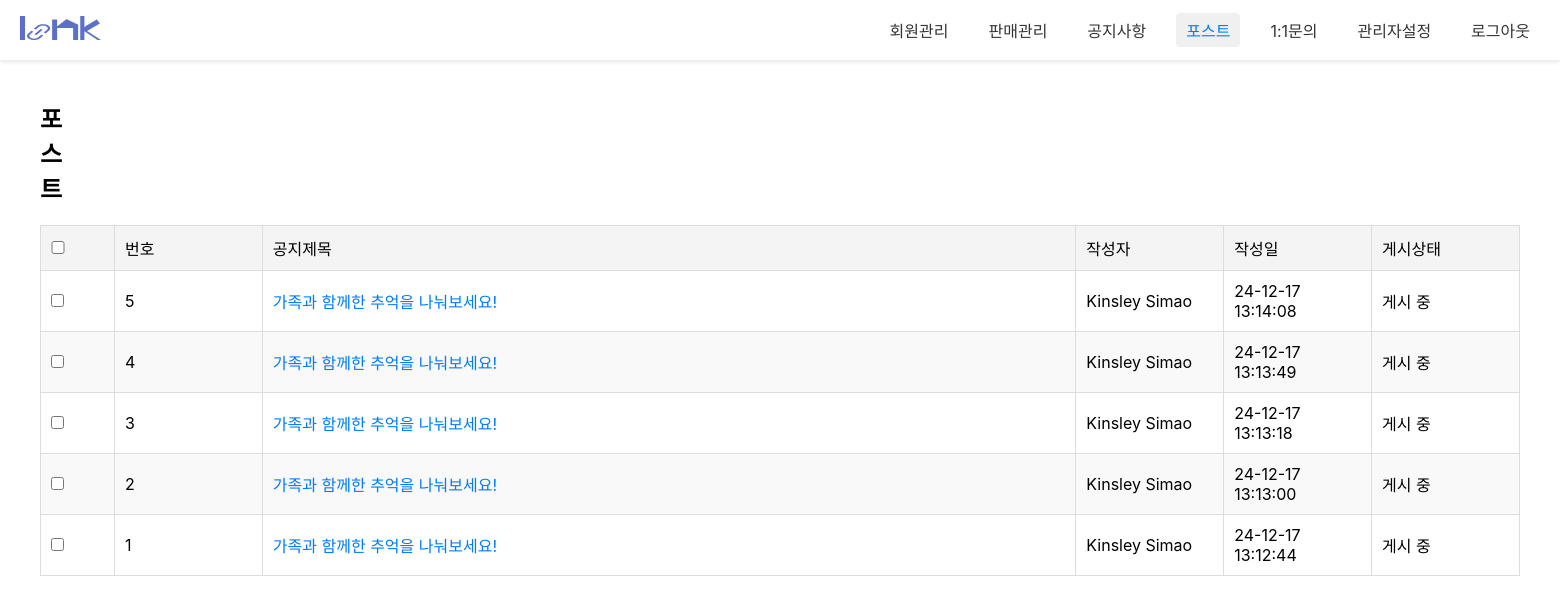
The app's page /admin1/admin_postList/, older data.
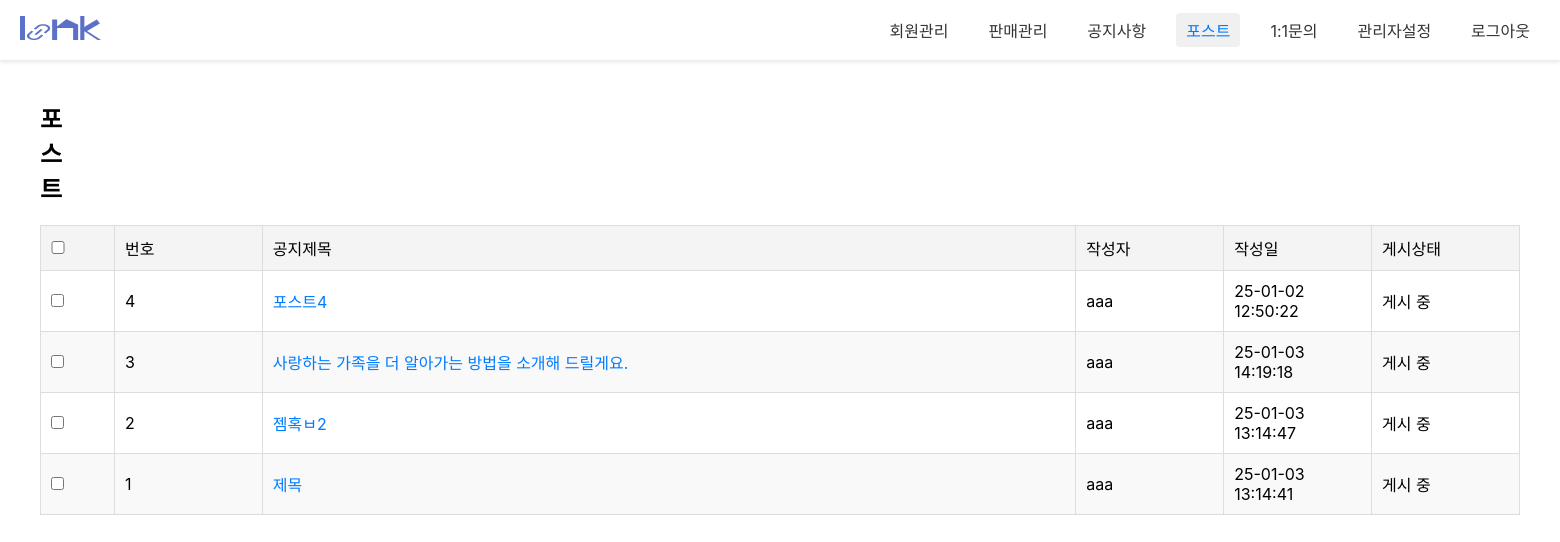
The same page, newer data.
### customer/models.py (models this page shows, shortened)
class NoticeBoard(models.Model):
  bno = models.AutoField(primary_key=True)
  member = models.ForeignKey(Administrator,on_delete=models.SET_NULL, null=True)
  btitle = models.CharField(max_length=1000)
  bcontent = models.TextField()
  bdate = models.DateTimeField(auto_now=True)
  bfile = models.ImageField(null=True, blank=True, upload_to='uploads/')
  bfile_thumbnail = models.ImageField(null=True, blank=True, upload_to='uploads/')
  userid = models.CharField(max_length=100,null=True, blank=True)
  bmail = models.CharField(max_length=100, null=True, blank=True)
  category = models.IntegerField(null=True, blank=False)
  status = models.CharField(max_length=50, null=True, blank=True)

### admin1/models.py (models this page shows, shortened)
class Administrator(models.Model):
  ano = models.IntegerField(default=0)
  id = models.CharField(max_length=50,primary_key=True)
  pw = models.CharField(max_length=100)
  name = models.CharField(max_length=100)
  nickname = models.CharField(max_length=100,default='관리자')
  tel = models.CharField(max_length=20,default='010-0000-0000')
  role = models.IntegerField()
  adate = models.DateTimeField(auto_now=True)

### admin1/views.py (the view)
# urls.py: path('admin_postList/', views.admin_postList, name="admin_postList"),
def admin_postList(request):
	qs = NoticeBoard.objects.filter(category=2).order_by("-bno")
	context = {"postList":qs}
	return render(request, 'admin_postList.html', context)

### admin1/templates/admin_postList.html (shortened to what this page needs)
{% load static %}
<!DOCTYPE html>
<html lang="ko">
	<head>
		<link rel="stylesheet" href="{% static 'css/admin1/admin_memllist.css'%}">
		<link rel="stylesheet" href="{% static 'css/admin1/admin_login.css'%}">
	</head>
	<body>
	<nav class="gnb">
		<a href="#" class="logo"><img src="/static/images/admin1/logo_sample.png" alt=""></a>
		<div class="menu">
			<a href="/admin1/admin_memList/">회원관리</a>
			<a href="#">판매관리</a>
			<a href="/admin1/admin_noticeList/">공지사항</a>
			<a href="/admin1/admin_postList/" class='active'>포스트</a>
			<a href="/admin1/admin_qList/" >1:1문의</a>
			<a href="/admin1/admin_adminList/">관리자설정</a>
			<a id='a_logout'>로그아웃</a>
		</div>
	</nav>
	<div class="container">
		<div class="con_header">
			<h2>포스트</h2>
		</div>
		<table>
			<colgroup>
        <col style="width: 5%;">
        <col style="width: 10%;">
        <col style="width: 55%;">
        <col style="width: 10%;">
        <col style="width: 10%;">
        <col style="width: 10%;">
    	</colgroup>
			<thead>
				<tr>
					<th><input type="checkbox" id="select_all"></th>
					<th>번호</th>
					<th>공지제목</th>
					<th>작성자</th>
					<th>작성일</th>
					<th>게시상태</th>
				</tr>
			</thead>
			<tbody>
				{% for post in postList %}
				<tr>
					<td><input type="checkbox" class="select_member"></td>
					<td>{{forloop.revcounter}}</td>
					<td class="member_name"><a href="/admin1/admin_postView/{{post.bno}}/">{{post.btitle}}</a></td>
					<td>{{post.member.name}}</td>
					<td>{{post.bdate|date:'y-m-d H:i:s'}}</td>
					<td>게시 중</td>
				</tr>
				{% empty %}
    		<tr>
       	 <td colspan="6" style="text-align: center;">등록된 포스트가 없습니다.</td>
    		</tr>
				{% endfor %}
			</tbody>
		</table>
	</div>
</body>
</html>

Row changes from the older to the newer data that the page shows:
no longer on this page (row edited): NoticeBoard: btitle "가족과 함께한 추억을 나눠보세요!", member.name "Kinsley Simao", bdate "24-12-17 13:14:08"
no longer on this page (row edited): NoticeBoard: btitle "가족과 함께한 추억을 나눠보세요!", member.name "Kinsley Simao", bdate "24-12-17 13:13:49"
added NoticeBoard: btitle "포스트4", member.name "aaa", bdate "25-01-02 12:50:22"
changed NoticeBoard: btitle "가족과 함께한 추억을 나눠보세요!" → "사랑하는 가족을 더 알아가는 방법을 소개해 드릴게요."; member.name "Kinsley Simao" → "aaa"; bdate "24-12-17 13:13:18" → "25-01-03 14:19:18"
changed NoticeBoard: btitle "가족과 함께한 추억을 나눠보세요!" → "젬혹ㅂ2"; member.name "Kinsley Simao" → "aaa"; bdate "24-12-17 13:13:00" → "25-01-03 13:14:47"
changed NoticeBoard (number 4 of 4 on the later page): btitle "가족과 함께한 추억을 나눠보세요!" → "제목"; member.name "Kinsley Simao" → "aaa"; bdate "24-12-17 13:12:44" → "25-01-03 13:14:41"
